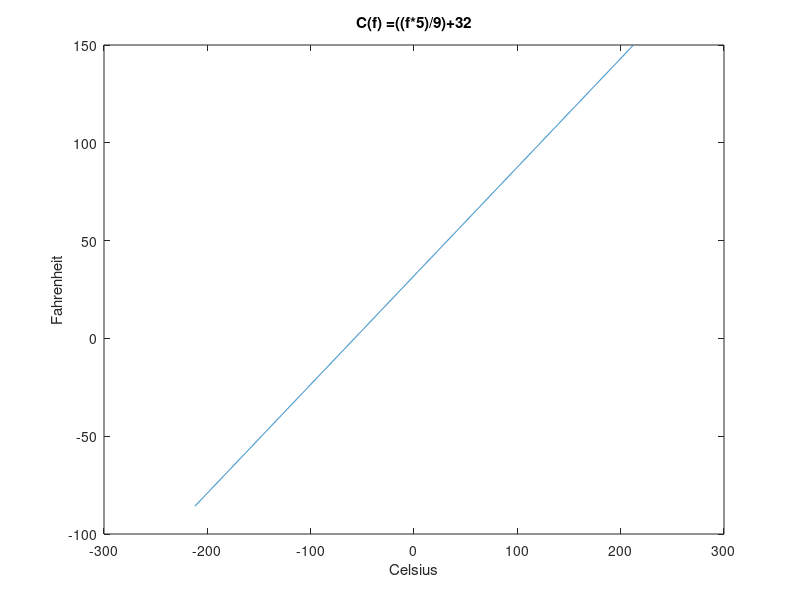

Write the MATLAB code that produced this figure.
% Titulo: Modelo matematico de temperatura
% Descripcion: Scrip para graficar C(f) = ((f*5)/9)+32
% Autor: Carlos Ricardo Vertiz
% Fecha: Miercoles 14 de abril del 2021


% C(f) = ((f*5)/9)+32

%limpiar variables
clear
%rango de -212 .. 212 en i = 0.2
f=-212:0.2:212;
%valor de la funcion
C= ((f*5)/9)+32;
%dibujar x,y 
plot (f,C);
%titulo
title("C(f) =((f*5)/9)+32");
%etiqueta para x
xlabel ("Celsius");
%etiqueta para y
ylabel ("Fahrenheit");

